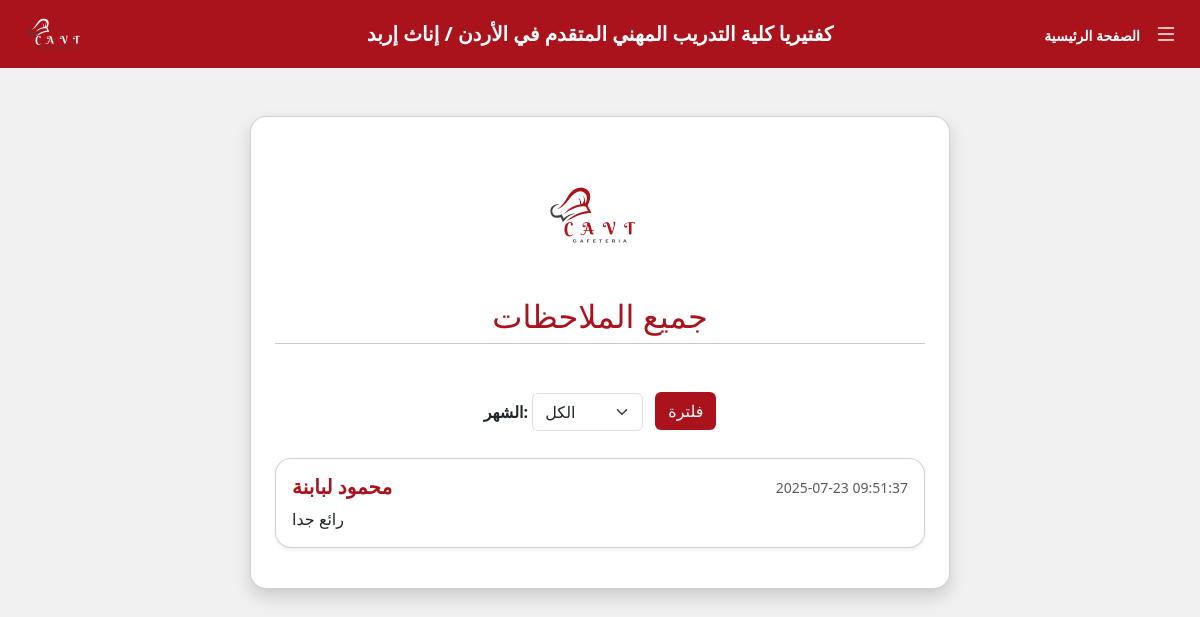
The app's page /Showfeedbacks (signed in) with its own data.
### tables this page shows
CREATE TABLE "Feedback" (
	"id"	INTEGER,
	"content"	TEXT NOT NULL,
	"feedback_date"	DATETIME DEFAULT CURRENT_TIMESTAMP,
	"user_id"	INTEGER NOT NULL,
	PRIMARY KEY("id" AUTOINCREMENT),
	FOREIGN KEY("user_id") REFERENCES "User"("id") ON DELETE CASCADE
);

CREATE TABLE "User" (
	"id"	INTEGER,
	"name"	TEXT NOT NULL,
	"specialty"	TEXT NOT NULL CHECK("specialty" IN ('مهارات إنتاج المخبوزات والحلويات والمعجنات', 'صانع حلويات شرقية', 'صانع حلويات غربية', 'صانع معجنات', 'حلاق شعر نسائي / كوافيرة أو كوافير', 'مساعد حلاق نسائي', 'مدير', 'مساعد تجميل', 'مختص مكياج', 'منسق إداري طبي', 'حاضنة أطفال', 'خياط ملابس نسائية', 'مشغل / آلة درزة صناعية', 'مدخل بيانات', 'مطور التطبيقات المتقدمة', 'تكنولوجيا إدارة النظم والشبكات', 'صيانة أنظمة ومعدات تقنية المعلومات', 'تكنولوجيا الرسم الهندسي وتطبيقاته')),
	"password"	TEXT NOT NULL,
	"phone_number"	TEXT NOT NULL CHECK(length("phone_number") = 10),
	"role_id"	INTEGER NOT NULL DEFAULT 3,
	PRIMARY KEY("id" AUTOINCREMENT),
	FOREIGN KEY("role_id") REFERENCES "Role"("id") ON DELETE CASCADE
);

### temp.py (the view)
@app.route('/Showfeedbacks')
@login_required
def show_feedbacks():
    selected_month = request.args.get('month')  # يستقبل قيمة الشهر من رابط الصفحة، مثلا ?month=7
    conn = get_db_connection()  # اتصال بقاعدة البيانات
    cursor = conn.cursor()
    if selected_month and selected_month.isdigit():
        month_str = selected_month.zfill(2)  # يحول 7 إلى '07' لأن strftime('%m') يعيد رقم الشهر 2 خانات
        query = """
        SELECT Feedback.content, Feedback.feedback_date, User.name
        FROM Feedback
        JOIN User ON Feedback.user_id = User.id
        WHERE strftime('%m', Feedback.feedback_date) = ?
        ORDER BY Feedback.feedback_date DESC
        """
        cursor.execute(query, (month_str,))
    else:
        query = """
        SELECT Feedback.content, Feedback.feedback_date, User.name
        FROM Feedback
        JOIN User ON Feedback.user_id = User.id
        ORDER BY Feedback.feedback_date DESC
        """
        cursor.execute(query)
    feedbacks = cursor.fetchall()
    conn.commit()
    conn.close()
    return render_template('showfeedback.html', pagetitle="الملاحظات", feedbacks=feedbacks, selected_month=selected_month)

### database.py (called while the page is built)
def get_db_connection():
    conn = sqlite3.connect("college_users.db")
    conn.row_factory = sqlite3.Row  # بترجع النتائج كـ dict
    return conn

### temp.py (called while the page is built)
def login_required(f):
    @wraps(f)
    def decorated_function(*args, **kwargs):
        if 'user_id' not in session:
            flash('يجب تسجيل الدخول أولاً')
            return redirect(url_for('login'))
        return f(*args, **kwargs)
    return decorated_function

### templates/showfeedback.html (shortened to what this page needs)
{% extends 'navbar.html' %}
{% block body %}
  <div class="container d-flex justify-content-center align-items-center py-5">
    <div class="card shadow p-4 w-100 max-width700px rounded-4 bg-white">
      <div class="text-center mb-4">
      <img src="{{ url_for('static', filename='image/CAVT_logo.svg') }}" alt="شعار الكلية" class="rounded" width="140">
        <h2 class="mt-3 color-AB131C">جميع الملاحظات</h2>
        <hr class="mt-2 mb-4">
      </div>
      <form method="get" class="mb-4 text-center">
        <label for="month" class="form-label fw-bold"> الشهر:</label>
        <select name="month" id="month" class="form-select d-inline-block w-auto">
          <option value="" {% if not selected_month %}selected{% endif %}>الكل </option>
        </select>
        <button type="submit" class="btn background-color-AB131C text-white mb-1 ms-2">فلترة</button>
      </form>
      {% for content, feedback_date, name in feedbacks %}
      <div class="card shadow-sm mb-3 rounded-4 note-card">
        <div class="card-body">
          <div class="d-flex justify-content-between align-items-center mb-2">
            <h5 class="mb-0 fw-bold color-AB131C">{{ name }}</h5>
            <small class="text-muted">{{ feedback_date }}</small>
          </div>
          <p class="card-text">{{ content }}</p>
        </div>
      </div>
      {% else %}
      <div class="alert alert-secondary text-center" role="alert">
        لا توجد ملاحظات حتى الآن.
      </div>
      {% endfor %}
    </div>
  </div>
{% endblock %}

### static/style.css (style rules this page uses)
body { font-family: "Segoe UI", Tahoma, Geneva, Verdana, sans-serif; user-select: none; }
.background-color-f0f0f0 { background-color: #f0f0f0 !important; }
.card { animation: fadeIn 0.8s ease-in-out; }
.background-color-AB131C { background-color: #AB131C !important; }
.color-AB131C { color: #AB131C; }
.max-width700px { max-width: 700px; }
.note-card { transition: transform 0.2s ease, box-shadow 0.2s ease; }

### records on screen
Feedback: name "محمود لبابنة", feedback_date "2025-07-23 09:51:37", content "رائع جدا"
